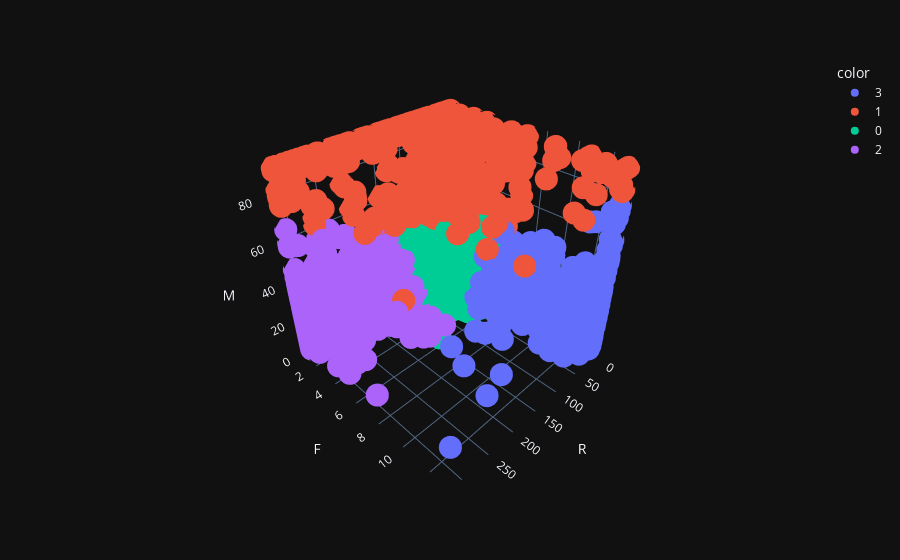

The notebook cell saved with this chart:
### Code cell
px.scatter_3d(df_rfm_clip, x='R', y='F', z='M', color=kmeans_labels.astype(str), template='plotly_dark')

### Figure 1 — Plotly figure (JSON) as saved in the notebook; plotly's stock layout.template omitted (floating-point values rounded to 4 significant figures; data arrays with more than 128 entries replaced by an {"elided": "..."} marker saying what was removed)
{"data": [{"hovertemplate": "color=3<br>R=%{x}<br>F=%{y}<br>M=%{z}<extra></extra>", "legendgroup": "3", "marker": {"color": "#636efa", "symbol": "circle"}, "mode": "markers", "name": "3", "scene": "scene", "showlegend": true, "type": "scatter3d", "x": {"elided": "617 int values"}, "y": {"elided": "617 int values"}, "z": {"elided": "617 float values"}}, {"hovertemplate": "color=1<br>R=%{x}<br>F=%{y}<br>M=%{z}<extra></extra>", "legendgroup": "1", "marker": {"color": "#EF553B", "symbol": "circle"}, "mode": "markers", "name": "1", "scene": "scene", "showlegend": true, "type": "scatter3d", "x": {"elided": "400 int values"}, "y": {"elided": "400 int values"}, "z": {"elided": "400 float values"}}, {"hovertemplate": "color=0<br>R=%{x}<br>F=%{y}<br>M=%{z}<extra></extra>", "legendgroup": "0", "marker": {"color": "#00cc96", "symbol": "circle"}, "mode": "markers", "name": "0", "scene": "scene", "showlegend": true, "type": "scatter3d", "x": {"elided": "2346 int values"}, "y": {"elided": "2346 int values"}, "z": {"elided": "2346 float values"}}, {"hovertemplate": "color=2<br>R=%{x}<br>F=%{y}<br>M=%{z}<extra></extra>", "legendgroup": "2", "marker": {"color": "#ab63fa", "symbol": "circle"}, "mode": "markers", "name": "2", "scene": "scene", "showlegend": true, "type": "scatter3d", "x": {"elided": "973 int values"}, "y": {"elided": "973 int values"}, "z": {"elided": "973 float values"}}], "layout": {"legend": {"title": {"text": "color"}, "tracegroupgap": 0}, "margin": {"t": 60}, "scene": {"domain": {"x": [0, 1], "y": [0, 1]}, "xaxis": {"title": {"text": "R"}}, "yaxis": {"title": {"text": "F"}}, "zaxis": {"title": {"text": "M"}}}}}
